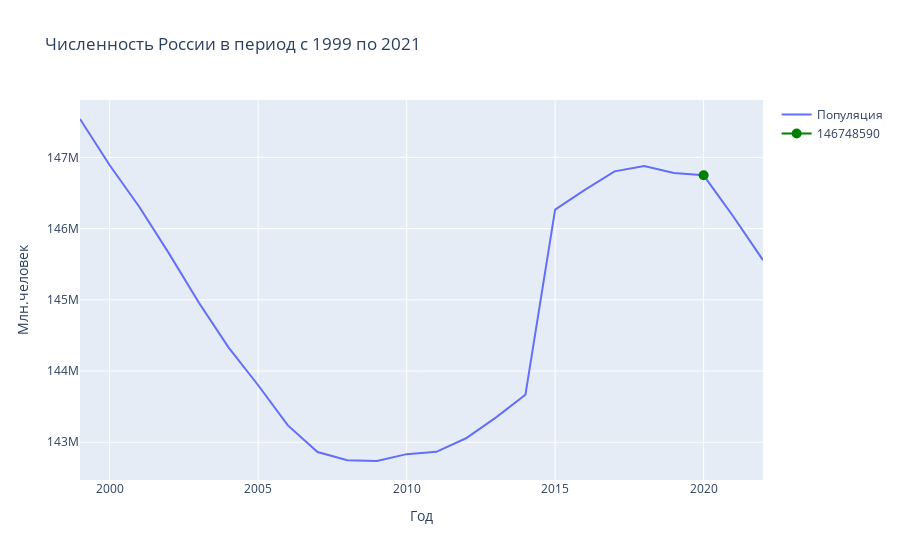

The notebook cell saved with this chart:
### Markdown cell above
## 1) Численность населения

### Code cell
# Численность населения по годам, расчитывается на 1.01 каждого года
data_population = pd.read_excel('./social_russia_data/population.xlsx')
data_population = data_population.iloc[2:,:].drop(['Unnamed: 1'],axis=1)
col = ['Регион']
col +=[x for x in range(1999,2023,1)]

data_population.columns = col
data_population['Регион'] = data_population['Регион'].shift(1) 
mask = data_population[data_population['Регион']=='Российская Федерация'].T.reset_index()
mask = mask.iloc[1:,:].rename(columns={'index':'Год',3:'Численность в млн.'})


data_fig = [go.Scatter(x=mask['Год'],
                 y=mask['Численность в млн.'],
                 name='Популяция'),
                 go.Scatter(x=mask[mask['Год']==2020]['Год'],y=mask[mask['Год']==2020]['Численность в млн.'],
                         name=mask[mask['Год']==2020]['Численность в млн.'].iloc[0],
                         marker=dict(color='Green',
                         size=10))] 

data_layout = go.Layout(title='Численность России в период с 1999 по 2021',
                        legend=dict(x=5),
                        xaxis=dict(title='Год'),
                        yaxis=dict(title='Млн.человек'))

fig = go.Figure(data=data_fig,
                layout=data_layout)

fig.show()

### Figure 1 — Plotly figure (JSON) as saved in the notebook; plotly's stock layout.template omitted (floating-point values rounded to 4 significant figures)
{"data": [{"name": "Популяция", "type": "scatter", "x": [1999, 2000, 2001, 2002, 2003, 2004, 2005, 2006, 2007, 2008, 2009, 2010, 2011, 2012, 2013, 2014, 2015, 2016, 2017, 2018, 2019, 2020, 2021, 2022], "y": [147539426, 146890128, 146303611, 145649334, 144963650, 144333586, 143801046, 143236582, 142862692, 142747535, 142737196, 142833502, 142865433, 143056383, 143347059, 143666931, 146267288, 146544710, 146804372, 146880432, 146780720, 146748590, 146171015, 145557576]}, {"marker": {"color": "Green", "size": 10}, "name": "146748590", "type": "scatter", "x": [2020], "y": [146748590]}], "layout": {"legend": {"x": 5}, "title": {"text": "Численность России в период с 1999 по 2021"}, "xaxis": {"title": {"text": "Год"}}, "yaxis": {"title": {"text": "Млн.человек"}}}}
